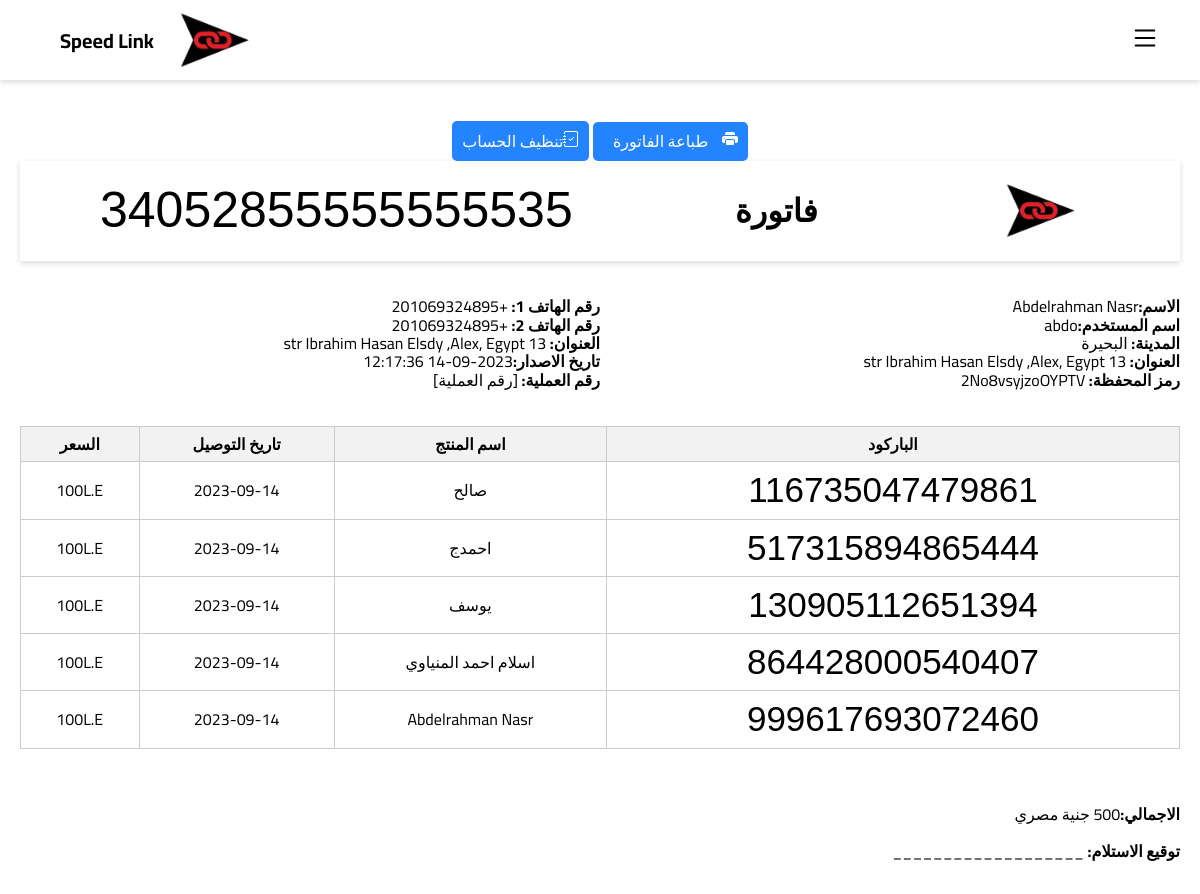
/exp/1, run on the app's committed database.
### app.py (models this page shows)
class Shippers(db.Model):
    id = db.Column(db.Integer, primary_key=True)
    email = db.Column(db.String(100), unique=True)
    username = db.Column(db.String(100), unique=True)
    password = db.Column(db.String(100))
    name = db.Column(db.String(100))
    phone1 = db.Column(db.String(11))
    phone2 = db.Column(db.String(11))
    city = db.Column(db.String(15))
    address = db.Column(db.String(300))
    wallet_code = db.Column(db.String(15), unique=True)
    dues = db.Column(db.Integer)
    shipments = db.Column(db.Integer)

class Shipment(db.Model):
    id = db.Column(db.Integer, primary_key=True)
    barcode = db.Column(db.String(15))
    shipper_username = db.Column(db.Integer)
    status = db.Column(db.String(50))
    delivery_id = db.Column(db.Integer)
    shipper_name = db.Column(db.String(100))
    shipper_phone_1 = db.Column(db.String(11))
    shipper_phone_2 = db.Column(db.String(11))
    shipper_address = db.Column(db.String(200))
    shipper_city = db.Column(db.String(100))
    shipper_wallet_code = db.Column(db.String(15))
    shipper_note = db.Column(db.Text)
    recipient_name = db.Column(db.String(100))
    recipient_phone_1 = db.Column(db.String(15))
    recipient_phone_2 = db.Column(db.String(15))
    recipient_address = db.Column(db.String(200))
    recipient_city = db.Column(db.String(100))
    recipient_note = db.Column(db.Text)
    pprice = db.Column(db.Integer)
    dprice = db.Column(db.Integer)
    tprice = db.Column(db.Integer)
    shipment_status = db.Column(db.String(100))
    date = db.Column(db.String(23))
    delivery_date = db.Column(db.String(23))
    aws_code = db.Column(db.String(25))
    how = db.Column(db.String(25))
    isprint = db.Column(db.Integer)
    issend = db.Column(db.Integer)

### app.py (the view)
@app.route("/exp/<int:id>")
def exp(id):
    user = Shippers.query.filter_by(id=id).first()
    ship = Shipment.query.filter_by(shipper_username = user.username,shipment_status='تم توصيل الشحنة',issend=None).all()
    ship = ship[::-1]
    p = 0
    for x in ship:
        p +=x.pprice
    return render_template('exp.html',user=user,date = get_current_time(),ship = ship,tp = p)

### app.py (called while the page is built)
def get_current_time():
    egypt_timezone = pytz.timezone('Africa/Cairo')
    current_time = datetime.datetime.now(egypt_timezone)
    current_time = current_time.replace(microsecond=0, tzinfo=None)
    return current_time

### templates/exp.html (shortened to what this page needs)
{% extends 'base.html' %}
{% block content %}
<center>
    <a href="" class="button" style="margin-top: 0;">
    <input type="button" class="button" onclick="printDiv('invoice')" value="طباعة الفاتورة" /></a>
<a href="/f/{{ user.id }}" class="button" style="
padding: 10px;
">تنظيف الحساب</a>
</center>
<div class="invoice" id="invoice">
    <div class="header">
        <div class="logo">
            <img src="{{ url_for('static', filename='images/logob.png') }}" alt="صورة الجو">
        </div>
        <div class="title">
            <h1>فاتورة</h1>
        </div>
        <div class="barcode">
            34052855555555535
        </div>
    </div>
    <br><br>
    <div class="invoice-details" style="display: flex; justify-content: space-between;">
        <div style="flex: 1;">
            <p><strong>الاسم:</strong>{{ user.name }}</p>
            <p><strong>اسم المستخدم:</strong>{{ user.username }}</p>
            <p><strong>المدينة:</strong>  {% if user.city== '1' %}
                القاهرة
            {% elif user.city== '2' %}
                البحيرة
            {% elif user.city== '3' %}
                الاسكندرية
            {% elif user.city== '4' %}
                الدلتا
            {% elif user.city== '5' %}
                الاسماعيلية
            {% elif user.city== '6' %}
                بورسعيد
            {% elif user.city== '7' %}
                السويس
            {% elif user.city== '8' %}
                الشرقية
            {% elif user.city== '9' %}
                بنى سويف
            {% elif user.city== '10' %}
                المنيا
            {% elif user.city== '11' %}
                اسيوط
            {% elif user.city== '12' %}
                سوهاج
            {% elif user.city== '13' %}
                الساحل الشمالي
            {% elif user.city== '14' %}
                مطروح
            {% elif user.city== '15' %}
                قنا
            {% elif user.city== '16' %}
                الاقصر
            {% elif user.city== '17' %}
                اسوان
            {% elif user.city== '18' %}
                شرم الشيخ
            {% elif user.city== '19' %}
                الغردقة
            {% elif user.city== '20' %}
                مدن البحر الاحمر
            {% elif user.city== '21' %}
                الفيوم
            {% elif user.city== '22' %}
                خارج التغطية
            {% elif user.city== '23' %}
                موقوف
            {% elif user.city== '24' %}
                ش
            {% elif user.city== '25' %}
                منصورة
            {% elif user.city== '26' %}
                قليوب
            {% else %}
                City not found
            {% endif %}</p>
            <p><strong>العنوان:</strong> {{ user.address }}</p>
            <p><strong>رمز المحفظة:</strong> {{ user.wallet_code }}</p>
        </div>
        <div style="flex: 1;">
            <p><strong>رقم الهاتف 1:</strong> {{ user.phone1 }}</p>
            <p><strong>رقم الهاتف 2:</strong> {{ user.phone2 }}</p>
            <p><strong>العنوان:</strong> {{ user.address }}</p>
            <p><strong>تاريخ الاصدار:</strong>{{ date }}</p>
            <p><strong>رقم العملية:</strong> [رقم العملية]</p>
        </div>
    </div><br><br>
    <table class="product-table" style="width: 100%; border-collapse: collapse; margin-bottom: 20px;">
        <tr>
            <th style="border: 1px solid #ccc; padding: 8px; text-align: center; background-color: #f2f2f2;">الباركود</th>
            <th style="border: 1px solid #ccc; padding: 8px; text-align: center; background-color: #f2f2f2;">اسم المنتج</th>
            <th style="border: 1px solid #ccc; padding: 8px; text-align: center; background-color: #f2f2f2;">تاريخ التوصيل</th>
            <th style="border: 1px solid #ccc; padding: 8px; text-align: center; background-color: #f2f2f2;">السعر</th>
        </tr>
        {% for s in ship %}
        <tr>
            <td style="border: 1px solid #ccc; padding: 8px; text-align: center;"><p class="barcode" style="font-size: 35px;">{{ s.barcode }}</p></td>
            <td style="border: 1px solid #ccc; padding: 8px; text-align: center;">{{ s.recipient_name }}</td>
            <td style="border: 1px solid #ccc; padding: 8px; text-align: center;">{{ s.delivery_date }}</td>
            <td style="border: 1px solid #ccc; padding: 8px; text-align: center;">{{ s.pprice }}L.E</td>
        </tr>
        {% endfor %}
    </table>
    <br><br>
    <p class="total"><strong>الاجمالي:</strong>{{ tp }} جنية مصري</p>
<br>
    <div class="signature">
        <p><strong>توقيع الاستلام:</strong> ___________________</p>
    </div>
</div>
{% endblock %}

### static/css/style.css (style rules this page uses)
* { margin: 0; padding: 0; box-sizing: border-box; }
body { font-family: 'Cairo', sans-serif; background: rgb(189, 208, 251); }
.header { padding: 10px 80px; display: flex; align-items: center; justify-content: space-between; box-shadow: 0 2px 6px rgba(0, 0, 0, 0.15); }
.logo img { width: 80px; }
.header { background-color: #fff; }
.header-content, .logo { text-align: center; display: flex; align-items: center; justify-content: space-between; gap: 20px; margin: 0 20px; }

### templates/base.html (style rules this page uses)
body { margin: 0; padding: 0; background-color: #fff; font-family: "Cairo", sans-serif; direction: rtl; min-height: 100vh; }
.barcode { font-family: 'barcode font', sans-serif; font-size : 50px; }

### templates/exp.html (style rules this page uses)
.button { padding: 5px 10px; background-color: #2483ff; color: white; border: none; border-radius: 5px; text-decoration: none; display: inline-block; }

### data on the page
Shippers: name "Abdelrahman Nasr", username "abdo", address "13 str Ibrahim Hasan Elsdy ,Alex, Egypt", wallet_code "2No8vsyjzoOYPTV", phone1 "+201069324895", phone2 "+201069324895"
Shipment: barcode "116735047479861", recipient_name "صالح", delivery_date "2023-09-14", pprice "100"
Shipment: barcode "517315894865444", recipient_name "احمدج", delivery_date "2023-09-14", pprice "100"
Shipment: barcode "130905112651394", recipient_name "يوسف", delivery_date "2023-09-14", pprice "100"
Shipment: barcode "864428000540407", recipient_name "اسلام احمد المنياوي", delivery_date "2023-09-14", pprice "100"
Shipment: barcode "999617693072460", recipient_name "Abdelrahman Nasr", delivery_date "2023-09-14", pprice "100"

### other printed values
{{ date }} "2023-09-14 12:17:36"
